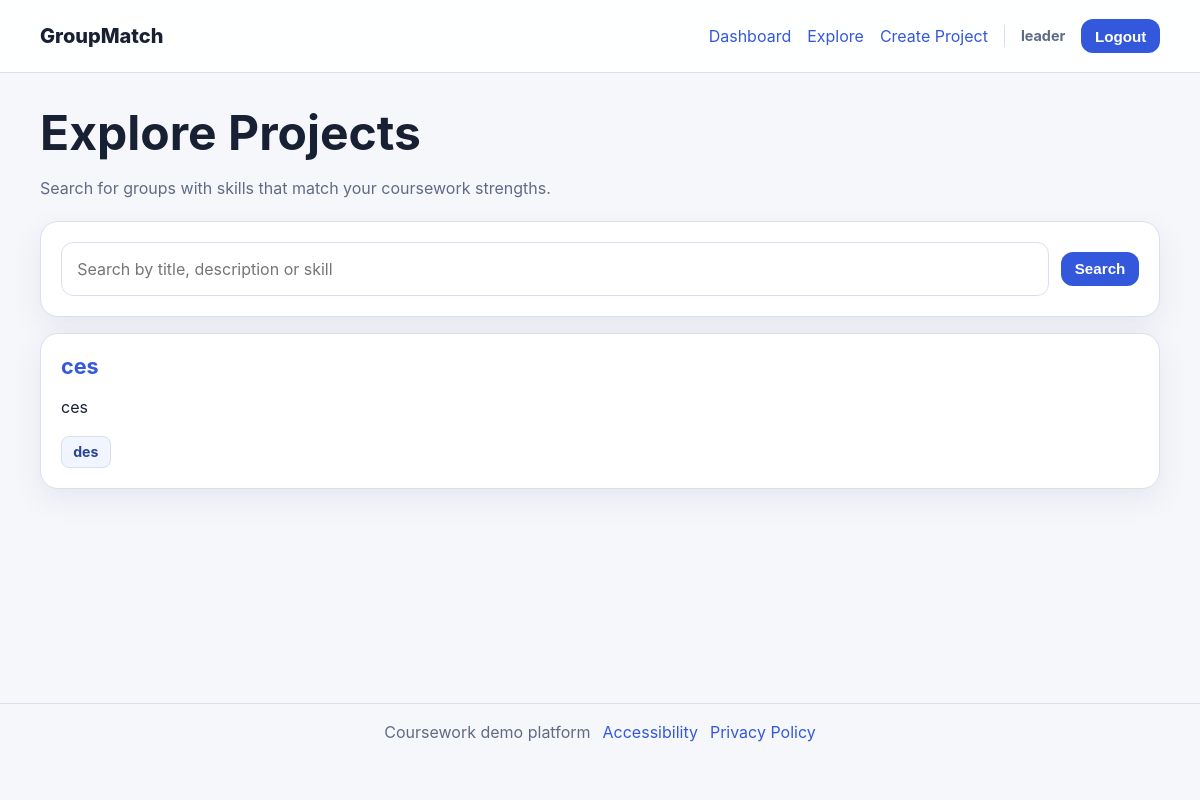
Page /projects/explore/ (signed in) on the committed database.
### core/models.py (models this page shows, shortened)
class Project(models.Model):
    STATUS_CHOICES = [('open', 'Open'), ('closed', 'Closed')]
    creator = models.ForeignKey(settings.AUTH_USER_MODEL, on_delete=models.CASCADE, related_name='created_projects')
    title = models.CharField(max_length=120)
    description = models.TextField()
    required_skills = models.CharField(max_length=250, help_text='Comma-separated skills, e.g. Python, UI Design, Report Writing')
    recruitment_status = models.CharField(max_length=10, choices=STATUS_CHOICES, default='open')
    created_at = models.DateTimeField(auto_now_add=True)
    class Meta:
        ordering = ['-created_at']
    def skill_list(self):
        return [skill.strip() for skill in self.required_skills.split(',') if skill.strip()]

### core/views.py (the view)
# urls.py: path('projects/explore/', views.project_explore, name='project_explore'),
@login_required
def project_explore(request):
    query = request.GET.get('q', '').strip()
    projects = Project.objects.filter(recruitment_status='open').exclude(memberships__user=request.user).distinct()
    if query:
        projects = projects.filter(Q(title__icontains=query) | Q(description__icontains=query) | Q(required_skills__icontains=query))
    return render(request, 'core/project_explore.html', {'projects': projects, 'query': query})

### templates/core/project_explore.html (shortened to what this page needs)
{% extends 'base.html' %}
{% block content %}
<div class="page-header"><h1>Explore Projects</h1><p>Search for groups with skills that match your coursework strengths.</p></div>
<form method="get" class="search-bar card"><label for="searchInput" class="sr-only">Search projects</label><input id="searchInput" type="search" name="q" value="{{ query }}" placeholder="Search by title, description or skill"><button class="button small" type="submit">Search</button></form>
<div class="card-grid">{% for project in projects %}<article class="card project-card"><h2><a href="{% url 'project_detail' project.pk %}">{{ project.title }}</a></h2><p>{{ project.description|truncatechars:120 }}</p><div class="tag-row">{% for skill in project.skill_list %}<span class="tag">{{ skill }}</span>{% endfor %}</div></article>{% empty %}<p class="card">No matching projects found.</p>{% endfor %}</div>
{% endblock %}

### templates/base.html (shortened to what this page needs)
{% load static %}
<!DOCTYPE html>
<html lang="en">
<head>
    <link rel="stylesheet" href="{% static 'css/styles.css' %}">
</head>
<body>
<header class="site-header">
    <div class="container nav-row">
        <a class="brand" href="{% url 'home' %}">GroupMatch</a>
        <nav id="primaryNav" class="primary-nav" aria-label="Main navigation">
            {% if user.is_authenticated %}
                <a href="{% url 'dashboard' %}">Dashboard</a>
                <a href="{% url 'project_explore' %}">Explore</a>
                <a href="{% url 'project_create' %}">Create Project</a>
                <span class="nav-username">{{ user.username }}</span>
                <form method="post" action="{% url 'logout' %}" class="inline-form">{% csrf_token %}<button class="link-button" type="submit">Logout</button></form>
            {% else %}
                <a href="{% url 'home' %}">Home</a>
                <a href="{% url 'login' %}">Login</a>
                <a href="{% url 'signup' %}" class="button small">Register</a>
            {% endif %}
        </nav>
    </div>
</header>
<main id="main-content" class="container page-shell">{% block content %}{% endblock %}</main>
<footer class="site-footer">
    <div class="container footer-grid"><span>Coursework demo platform</span><a href="#">Accessibility</a><a href="#">Privacy Policy</a></div>
</footer>
</body>
</html>

### static/css/styles.css (style rules this page uses)
:root { --bg: #f6f7fb; --surface: #ffffff; --text: #182033; --muted: #5f6b85; --primary: #3458db; --primary-dark: #2745b1; --border: #d9dfec; --success-bg: #dcf6e8; --error-bg: #fde5e5; --warning-bg: #fff5d6; --shadow: 0 10px 30px rgba(31, 45, 84, 0.08); --radius: 18px; }
* { box-sizing: border-box; }
html { scroll-behavior: smooth; }
body { margin: 0; font-family: Inter, system-ui, -apple-system, BlinkMacSystemFont, "Segoe UI", sans-serif; background: var(--bg); color: var(--text); line-height: 1.55; }
a { color: var(--primary); text-decoration: none; }
.container { width: min(1120px, calc(100% - 2rem)); margin: 0 auto; }
.page-shell { padding: 2rem 0 3rem; min-height: calc(100vh - 170px); }
.site-header { background: rgba(255,255,255,.9); backdrop-filter: blur(10px); border-bottom: 1px solid var(--border); position: sticky; top: 0; z-index: 10; }
.nav-row { display: flex; align-items: center; justify-content: space-between; gap: 1rem; min-height: 72px; }
.brand { font-size: 1.25rem; font-weight: 800; color: var(--text); }
.nav-username { font-size: .9rem; font-weight: 700; color: var(--muted); border-left: 1px solid var(--border); padding-left: 1rem; }
.primary-nav { display: flex; align-items: center; gap: 1rem; }
.button, .link-button { appearance: none; border: 0; border-radius: 12px; background: var(--primary); color: white; font-weight: 700; font-size: 1rem; padding: .8rem 1.1rem; cursor: pointer; display: inline-flex; align-items: center; justify-content: center; text-decoration: none; white-space: nowrap; flex-shrink: 0; }
.button.small, .link-button { padding: .55rem .85rem; font-size: .95rem; }
.card { background: var(--surface); border: 1px solid var(--border); border-radius: var(--radius); box-shadow: var(--shadow); padding: 1.25rem; }
h1, h2, h3 { margin-top: 0; line-height: 1.15; }
h1 { font-size: clamp(2rem, 4vw, 3rem); margin-bottom: .85rem; }
h2 { font-size: 1.35rem; margin-bottom: .75rem; }
.page-header { margin-bottom: 1.25rem; }
.page-header p, .muted, small, .meta { color: var(--muted); }
.card-grid, .dashboard-grid { display: grid; gap: 1rem; }
.card-grid { grid-template-columns: repeat(auto-fit, minmax(240px, 1fr)); }
.project-card, .task-card, .task-column, .application-card { transition: transform .18s ease, box-shadow .18s ease; }
.tag-row, .action-row, .split-row, .footer-grid, .search-bar, .status-controls { display: flex; gap: .75rem; }
.tag-row { flex-wrap: wrap; margin-top: .75rem; }
.search-bar { align-items: center; margin-bottom: 1rem; }
.search-bar input, .form-group input, .form-group textarea, .form-group select { width: 100%; border: 1px solid var(--border); border-radius: 12px; padding: .85rem .95rem; font: inherit; background: #fff; }
.search-bar input { flex: 1; }
.badge, .tag { display: inline-flex; align-items: center; justify-content: center; border-radius: 8px; padding: .28rem .7rem; font-size: .88rem; font-weight: 700; border: 1px solid var(--border); align-self: flex-start; flex-shrink: 0; white-space: nowrap; }
.tag { background: #f1f5ff; color: #284296; }
.footer-grid { justify-content: center; padding: 1rem 0 2rem; color: var(--muted); flex-wrap: wrap; }
.site-footer { border-top: 1px solid var(--border); margin-top: auto; }
.inline-form { display: inline; }

### rows in the picture
Project: title "ces", description "ces", skill_list "des"

### other values in the picture
{{ user.username }} "leader"
